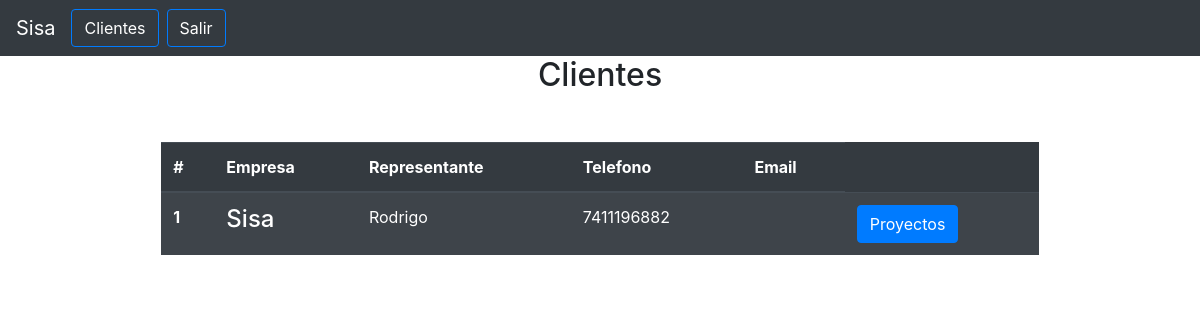
Page /clientes/ (signed in) on the earlier database version.
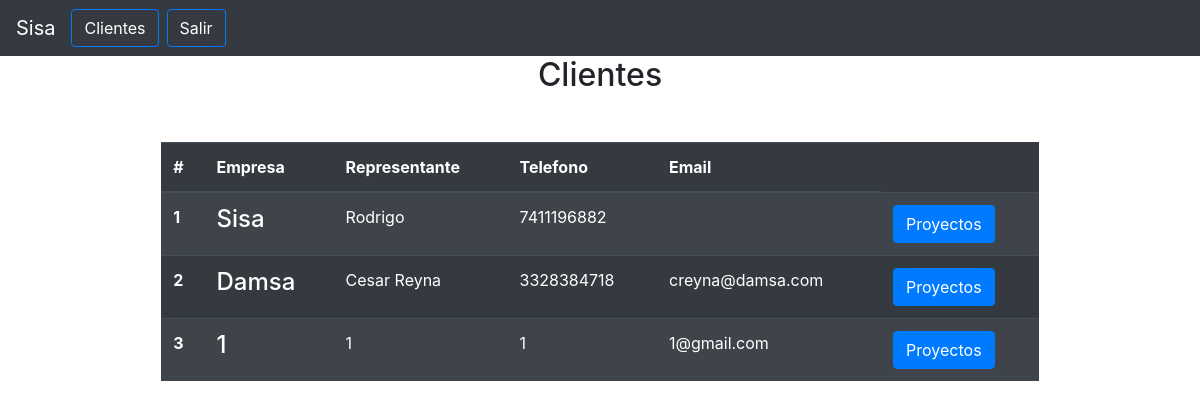
Same page on the later database version.
### Customer/models.py (models this page shows, shortened)
class Customer(models.Model):
    name_bussines = models.CharField(("Empresa"), blank=False, max_length=15)
    representative = models.CharField(("Representante"), max_length=50)
    phone = models.CharField(("Telefono"), max_length=15)
    email = models.EmailField(max_length=200)
    created_at = models.DateField(auto_now=True, auto_now_add=False)

### Customer/views.py (the view)
# urls.py: path('', AllCustomersView.as_view(), name="customers")
class AllCustomersView(LoginRequiredMixin, ListView):
    login_url = '/login'
    model = Customer
    template_name ="customer_list.html"
    def get_context_data(self, **kwargs):
        context = super().get_context_data(**kwargs)
        return context

### Customer/templates/customer_list.html
{% extends "base.html" %}
{% block content %}
<div class="">
    <p class="h2 text-center mb-5">Clientes</p>
    <table class="table table-dark table-striped table-hover  mx-auto w-75">
        <thead>
            <tr>
                <th scope="col">#</th>
                <th scope="col">Empresa</th>
                <th scope="col">Representante</th>
                <th scope="col">Telefono</th>
                <th scope="col">Email</th>
            </tr>
        </thead>
        <tbody>
            {% for customer in customer_list %}
            <tr>
                <th scope="row">{{customer.pk}}</th>
                <td><h4>{{customer.name_bussines}}</h4></td>
                <td>{{customer.representative}}</td>
                <td>{{customer.phone}}</td>
                <td>{{customer.email}}</td>
                <td><a href="{% url 'index' %}" class="btn btn-primary">Proyectos</a></td>
            </tr>
            {% endfor%}
        </tbody>
    </table>
</div>
{% endblock  %}

### templates/base.html (shortened to what this page needs)
{% load static %}
<!DOCTYPE html>
<html lang="es" dir="ltr">
<head>
    <link rel="stylesheet" href="https://stackpath.bootstrapcdn.com/bootstrap/4.4.1/css/bootstrap.min.css">
    <link rel="stylesheet" type="text/css" href="{% static 'css/register.css' %}">
</head>
<body>
   {% include 'nav.html' %}
    <div class="container-fluid">
    {% block content %}
    {% endblock %}
</div>
</body>
</html>

### templates/nav.html
<nav class="navbar navbar-expand-md bg-dark navbar-dark">
  <a class="navbar-brand" href="{% url 'index' %}">Sisa</a>
  {% if user.is_authenticated %}
    <a href="{% url 'customers' %}" class="mr-2 btn btn-outline-primary text-white">Clientes</a>
    <a href="{% url 'logout' %}" class="mr-2 btn btn-outline-primary text-white">Salir</a>
  {% else %}
      <a href="{% url 'login' %}" class="mr-2 btn btn-outline-primary text-white">Login</a>
      <a class="text-white" href="{% url 'register' %}" >Registro</a>
  {% endif %}
</nav>

Differences in the rows shown:
added Customer: pk "2", name_bussines "Damsa", representative "Cesar Reyna", phone "3328384718", email "creyna@damsa.com"
added Customer: pk "3", name_bussines "1", representative "1", phone "1", email "1@gmail.com"
